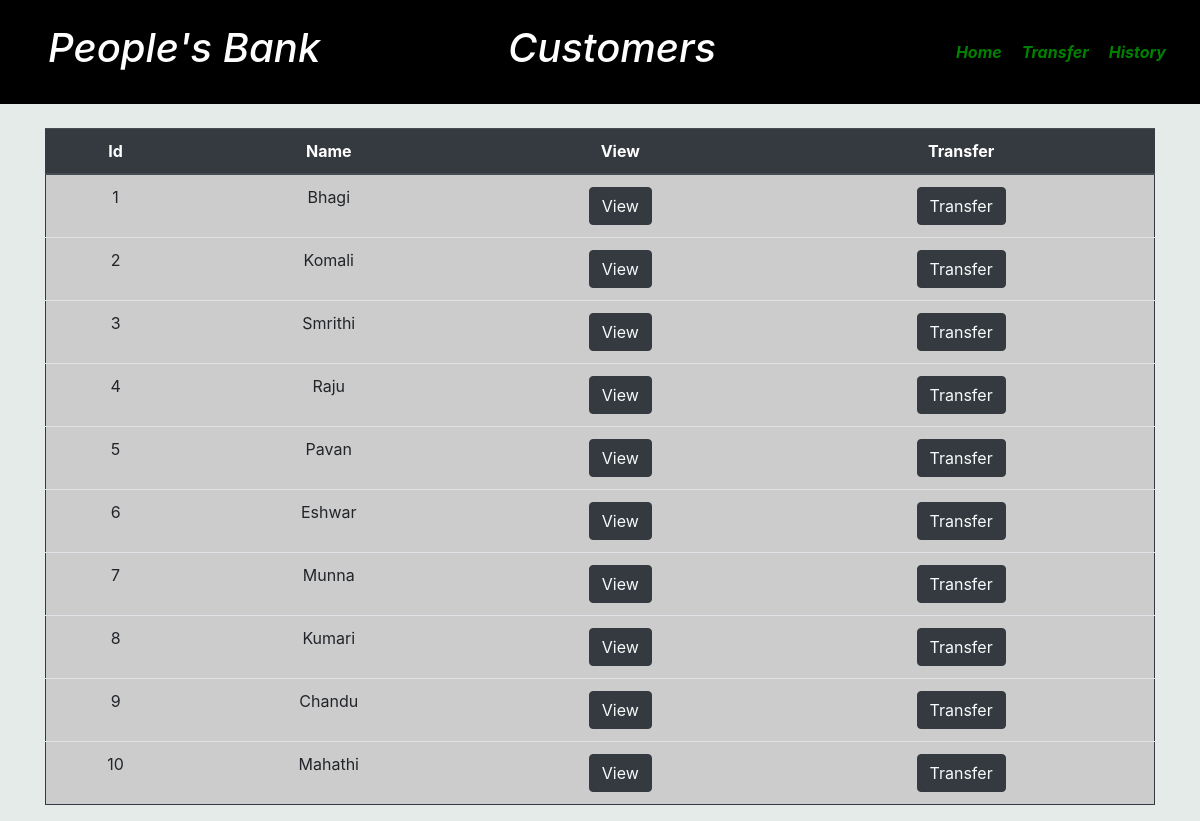
The page /users.php on the database its author committed.
### tables this page shows
CREATE TABLE `users` (
  `id` int(3) NOT NULL,
  `name` text NOT NULL,
  `email` varchar(30) NOT NULL,
  `balance` int(8) NOT NULL
);

### users.php (the view, shortened to what this page needs)
<html>
    <head>
        <link rel="stylesheet" href="https://maxcdn.bootstrapcdn.com/bootstrap/4.5.2/css/bootstrap.min.css">
    </head>
    <body style="background:#e4ebe9">
    <div class="w-100 p-4 d-flex justify-content-between" style="background:black; font-style:italic; color:white">
        <h1 class=" ml-4">People's Bank</h1>
        <h1 class="text-center">Customers</h1>
        <div class="d-flex justify-content-end align-self-center">
            <a href="index.php">Home</a>
            <a href="transfer.php">Transfer</a>
            <a href="history.php">History</a>
        </div>
    </div>
    <div class="container mt-4" >
            <table class="table border border-dark">
    <thead class="thead-dark">
      <tr class='text-center'>
            <th>Id</th>
            <th>Name</th>
            <th>View</th>
            <th>Transfer</th>
        </tr>
    </thead>
    <tbody>
    <?php
            require_once "config.php";
            $sql = "select *from users";
            $res=mysqli_query($link,$sql);
            while($row=mysqli_fetch_assoc($res))
            {
                $para= "\""."{$row['id']}".","."{$row['name']}".","."{$row['email']}".","."{$row['balance']}"."\"";
                $mail= "\""."{$row['email']}"."\"";
                echo "
                <tr class='text-center'>
                    <td>{$row['id']}</td>
                    <td>{$row['name']}</td>
                    <td><button class='btn btn-dark text-light' data-toggle='modal' data-target='#myModal' onclick='view($para)'>View</button></td>
                    <td><button class='btn btn-dark text-light' onclick='nextPage($mail)'>Transfer</button></td>
                </tr>
                ";
            }
        ?>
  </table>
    </div>
</body>
</html>

### users.php (style rules this page uses)
* { box-sizing:border-box; margin:0; }
tbody tr { background:#CCC; }
a { text-decoration:none; margin:10px; color:green; font-weight:bolder; }
.d-flex h1, .d-flex div { width:33%; }

### rows shown on the page
users: id "1", name "Bhagi"
users: id "2", name "Komali"
users: id "3", name "Smrithi"
users: id "4", name "Raju"
users: id "5", name "Pavan"
users: id "6", name "Eshwar"
users: id "7", name "Munna"
users: id "8", name "Kumari"
users: id "9", name "Chandu"
users: id "10", name "Mahathi"
